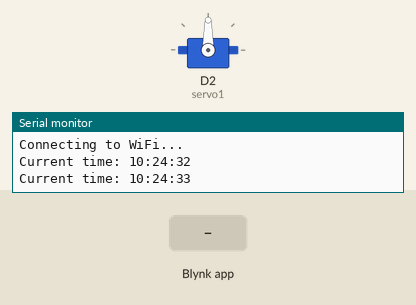
The sketch below on a simulated ESP8266 (NodeMCU). Parts: servo, the last lines printed to the serial monitor. The inputs (shaded band) are chosen by the test bench. WiFi joins after 1.5 s; servers stay silent unless stated; network time is answered at once with the bench clock; the local clock reads 2024-03-15 10:24:30 at power-on unless the sketch sets it.

Above: at 3.5 s.
3.6 s: Blynk app writes 1 to V0
At 4.9 s:
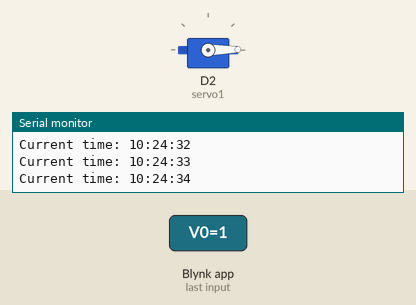
5.8 s: Blynk app writes 200 to V0
At 7.5 s:
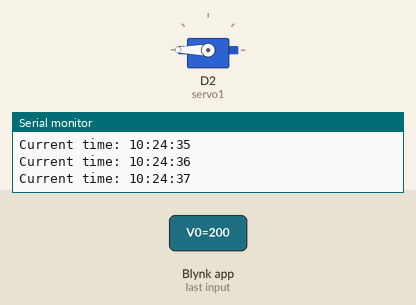
7.8 s: Blynk app writes 1 to V1
At 9.2 s:
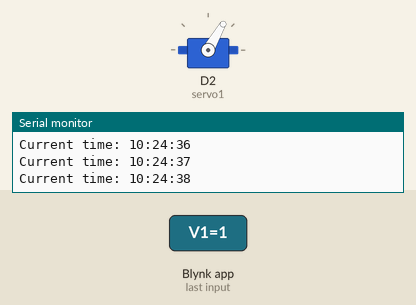
Timing chart, 0 to 10.8 s (numbered marks = the images above; inputs shaded):
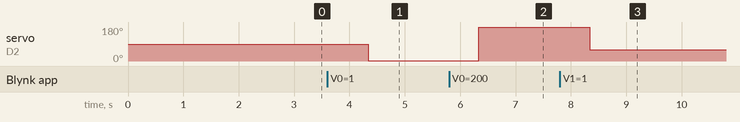

Measured:
- after the input at 3.6 s, servo on D2 (servo1): 90° → 1° after 0.74 s
- after the input at 5.8 s, servo on D2 (servo1): 1° → 180° after 0.54 s
- after the input at 7.8 s, servo on D2 (servo1): 180° → 60° after 0.54 s

The sketch:

1servo.ino
```cpp
#define BLYNK_TEMPLATE_ID "TMPL6ZRK0mIGD"
#define BLYNK_TEMPLATE_NAME "sunlight"
#define BLYNK_AUTH_TOKEN "atgHd4B9IDIOFBYY1o67d5q75tUKQWFP"

#define BLYNK_PRINT Serial

#include <ESP8266WiFi.h>
#include <BlynkSimpleEsp8266.h>
#include <Servo.h>
#include <WiFiUdp.h>
#include <NTPClient.h>

Servo servo1;

WiFiUDP ntpUDP;
NTPClient timeClient(ntpUDP, "pool.ntp.org", 7*3600); // Khởi tạo NTPClient với máy chủ NTP và offset múi giờ GMT+7

char auth[] = BLYNK_AUTH_TOKEN;
char ssid[] = "TuanNA";
char pass[] = "88888888";


bool autoMode = false; // Chế độ mặc định là manual

BLYNK_WRITE(V0)
{
  int s0 = param.asInt();
  servo1.write(s0);
  Blynk.virtualWrite(V2, s0);
}

BLYNK_WRITE(V1) // Nút chức năng trên Blynk để chọn chế độ tự động hoặc thủ công
{
  autoMode = param.asInt(); // Nếu giá trị của nút là 1, chế độ tự động, nếu là 0, chế độ thủ công
}

void setServoAngle() {
  if(autoMode){

  int currentHour = timeClient.getHours();
  int servoAngle;

  if (currentHour >= 6 && currentHour < 7) {
    servoAngle = 0;
  } else if (currentHour >= 7 && currentHour < 8) {
    servoAngle = 15;
  } else if (currentHour >= 8 && currentHour < 9) {
    servoAngle = 30;
  } else if (currentHour >= 9 && currentHour < 10) {
    servoAngle = 45;
  } else if (currentHour >= 10 && currentHour < 11) {
    servoAngle = 60;
  } else if (currentHour >= 11 && currentHour < 12) {
    servoAngle = 75;
  } else if (currentHour >= 12 && currentHour < 13) {
    servoAngle = 90;
  } else if (currentHour >= 13 && currentHour < 14) {
    servoAngle = 105;
  } else if (currentHour >= 14 && currentHour < 15) {
    servoAngle = 120;
  } else if (currentHour >= 15 && currentHour < 16) {
    servoAngle = 135;
  } else if (currentHour >= 16 && currentHour < 17) {
    servoAngle = 150;
  } else if (currentHour >= 17 && currentHour < 18) {
    servoAngle = 165;
  } else {
    servoAngle = 180;
  }

  servo1.write(servoAngle);
  }
}

void setup()
{
  Serial.begin(9600);
  WiFi.begin(ssid, pass);

  while (WiFi.status() != WL_CONNECTED) {
    delay(1000);
    Serial.println("Connecting to WiFi...");
  }

  timeClient.begin();
  servo1.attach(D2); //Connect to Pin D2 in NodeMCU
  Blynk.begin(auth, ssid, pass);
}

void loop()
{
  Blynk.run();

  timeClient.update();

  if (timeClient.getMinutes() == 0 && timeClient.getSeconds() == 0) {
    Serial.println("Synchronizing time...");
    timeClient.forceUpdate();
  }

  setServoAngle();

  // In ra thời gian hiện tại lên Serial Monitor
  Serial.print("Current time: ");
  Serial.print(timeClient.getHours());
  Serial.print(":");
  if (timeClient.getMinutes() < 10) {
    Serial.print("0");
  }
  Serial.print(timeClient.getMinutes());
  Serial.print(":");
  if (timeClient.getSeconds() < 10) {
    Serial.print("0");
  }
  Serial.println(timeClient.getSeconds());
  delay(1000); // Đợi 1 giây trước khi kiểm tra lại giờ
}
```
